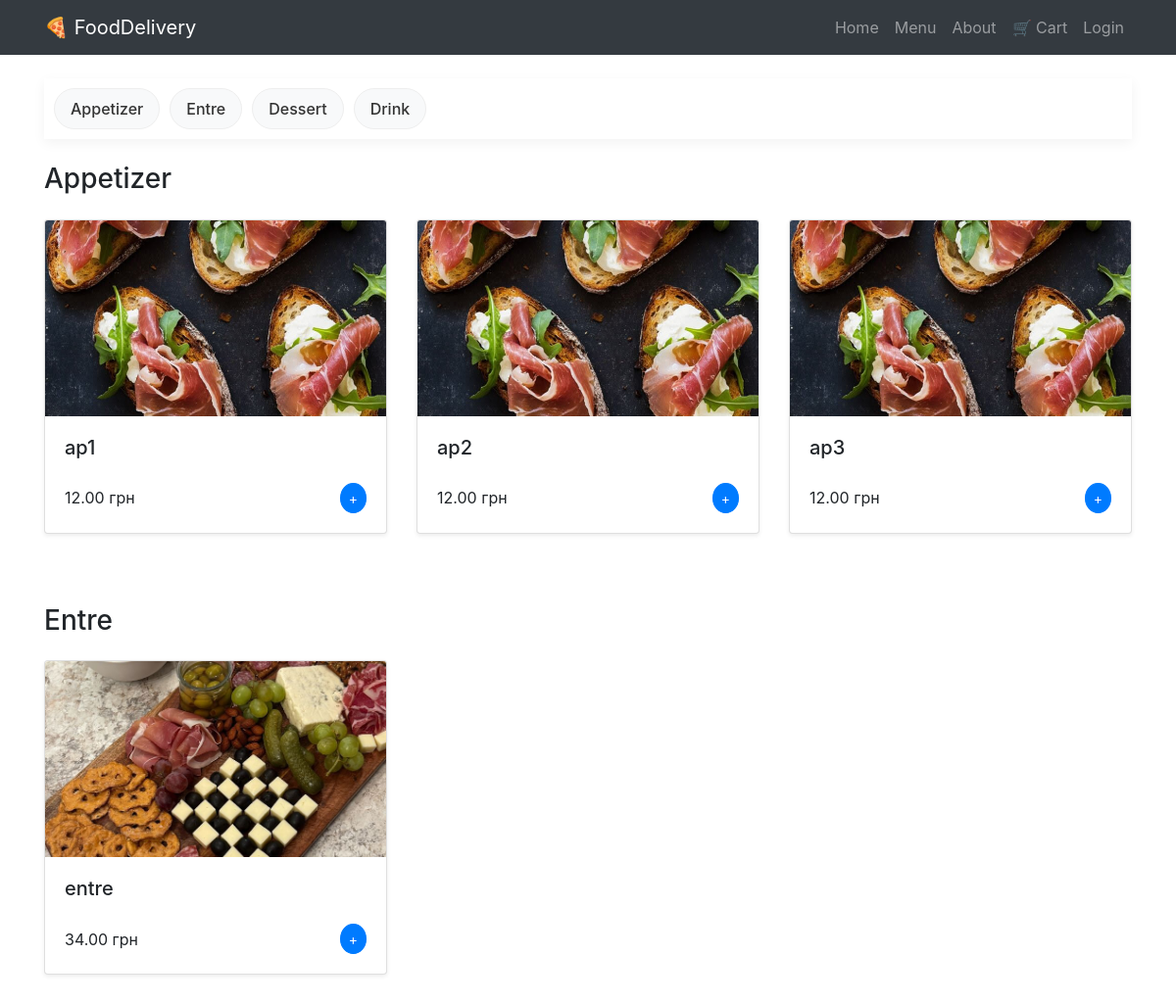
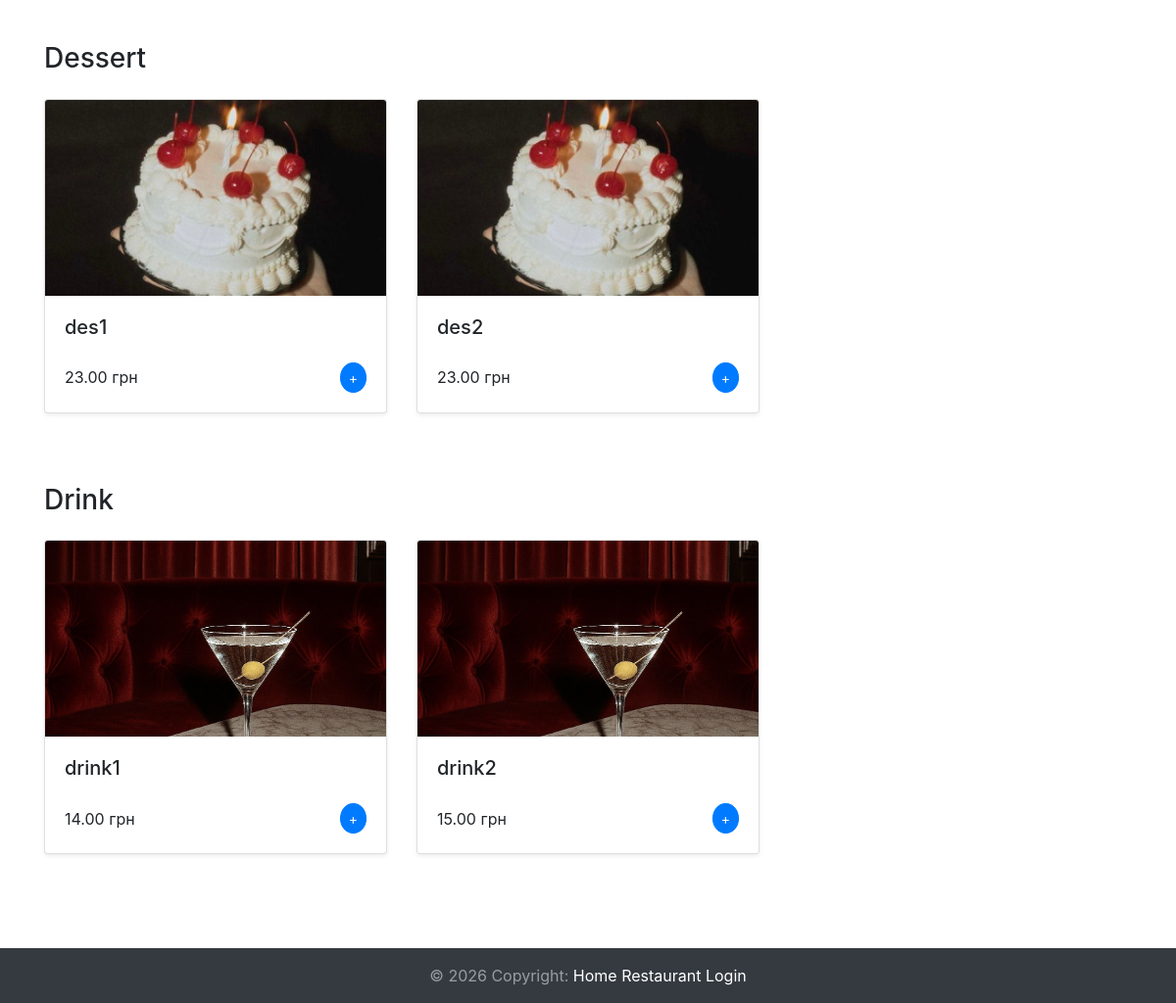
The app's page /menu/ with its own data (2 pictures, top to bottom).
### customer/models.py (models this page shows, shortened)
class Category(models.Model):
    name = models.CharField(max_length=100)
    class Meta:
        verbose_name_plural = "categories"

class MenuItem(models.Model):
    name = models.CharField(max_length=100)
    description = models.TextField()
    image = models.ImageField(upload_to="menu_images/")
    price = models.DecimalField(max_digits=5, decimal_places=2)
    category = models.ManyToManyField("Category", related_name="items")

### customer/views.py (the view)
# urls.py: path('menu/',  Menu.as_view(), name="menu"),
class Menu(View):
    def get(self, request: HttpRequest, *args, **kwargs) -> HttpResponse:
        categories = Category.objects.all().prefetch_related("items")
        context = {
            "categories": categories,
        }
        return render(request, "customer/menu.html", context=context)

### customer/templates/customer/menu.html (shortened to what this page needs)
{% extends 'base.html' %}
{% block content %}
<div class="container py-4">
    <div class="category-nav">
        <div class="category-scroll">
            {% for category in categories %}
                <a href="#category-{{ category.id }}"
                   class="category-link"
                   id="link-{{ category.id }}">
                    {{ category.name }}
                </a>
            {% endfor %}
        </div>
    </div>
    {% for category in categories %}
        <div class="menu-section mb-5" id="category-{{ category.id }}">
            <h3 class="mb-4 mt-4">
                {{ category.name }}
            </h3>
            <div class="row">
                {% for item in category.items.all %}
                    <div class="col-md-6 col-lg-4 mb-4">
                        <div class="card h-100 shadow-sm b-0">
                            {% if item.image %}
                                <img src="{{ item.image.url }}"
                                     class="card-img-top"
                                     style="height:200px; object-fit:cover;">
                            {% endif %}
                            <div class="card-body d-flex flex-column">
                                <h5>{{ item.name }}</h5>
                                <div class="mt-auto d-flex justify-content-between align-items-center">
                                    <span class="fw-bold">
                                        {{ item.price }} грн
                                    </span>
                                    <button class="btn btn-primary btn-sm rounded-circle">
                                        +
                                    </button>
                                </div>
                            </div>
                        </div>
                    </div>
                {% endfor %}
            </div>
        </div>
    {% endfor %}
</div>
{% endblock %}

### customer/templates/base.html (shortened to what this page needs)
<!doctype html>
<html lang="en">
<head>
  {% load static %}
	<link rel="stylesheet" href="{% static 'css/styles.css' %}">
  <link rel="stylesheet"
        href="https://cdn.jsdelivr.net/npm/bootstrap@4.6.2/dist/css/bootstrap.min.css">
</head>
<body class="d-flex flex-column min-vh-100">
    {% block navigation %}
      {% include "customer/../includes/navigation.html" %}
    {% endblock %}
    <main class="flex-fill">
      {% block content %}
      {% endblock %}
    </main>
    {% block footer %}
      {% include "customer/../includes/footer.html" %}
    {% endblock %}
</body>
</html>

### customer/templates/includes/navigation.html (shortened to what this page needs)
<nav class="navbar navbar-expand-lg navbar-dark bg-dark">
  <div class="container">
    <a class="navbar-brand" href="{% url 'index' %}">
      🍕 FoodDelivery
    </a>
    <div class="collapse navbar-collapse" id="navbarNav">
      <ul class="navbar-nav ml-auto">
        <li class="nav-item">
          <a class="nav-link" href="{% url 'index' %}">Home</a>
        </li>
        <li class="nav-item">
          <a class="nav-link" href="{% url 'menu' %}">Menu</a>
        </li>
        <li class="nav-item">
          <a class="nav-link" href="{% url "about" %}">About</a>
        </li>
        <li class="nav-item">
          <a class="nav-link" href="">
            🛒 Cart
          </a>
        </li>
        <li class="nav-item">
          <a class="nav-link" href="">Login</a>
        </li>
      </ul>
    </div>
  </div>
</nav>

### customer/templates/includes/footer.html
<footer class="bg-dark text-white py-3 mt-auto">
  <div class="container text-center">
    <span class="text-white-50">
      &copy; 2026 Copyright:
    </span>
    <a href="{% url 'index' %}" class="text-white text-decoration-none">
      Home
    </a>
    <a href="#" class="text-white text-decoration-none ms-4">
      Restaurant Login
    </a>
  </div>
</footer>

### static/css/styles.css (style rules this page uses)
html { scroll-behavior: smooth; }
.category-nav { position: sticky; top: 0; z-index: 1000; background: #fff; padding: 10px 0; box-shadow: 0 4px 12px rgba(0,0,0,0.05); }
.category-scroll { display: flex; overflow-x: auto; gap: 10px; padding: 0 10px; }
.category-link { flex: 0 0 auto; padding: 8px 16px; border-radius: 999px; border: 1px solid #eee; background: #f8f9fa; color: #333; font-weight: 500; text-decoration: none; transition: all 0.25s ease; }
.menu-section { scroll-margin-top: 100px; }

### records on screen
Category: name "Appetizer"
Category: name "Entre"
Category: name "Dessert"
Category: name "Drink"
MenuItem: image (picture), name "ap1", price "12.00"
MenuItem: image (picture), name "ap2", price "12.00"
MenuItem: image (picture), name "ap3", price "12.00"
MenuItem: image (picture), name "entre", price "34.00"
MenuItem: image (picture), name "des1", price "23.00"
MenuItem: image (picture), name "des2", price "23.00"
MenuItem: image (picture), name "drink1", price "14.00"
MenuItem: image (picture), name "drink2", price "15.00"
